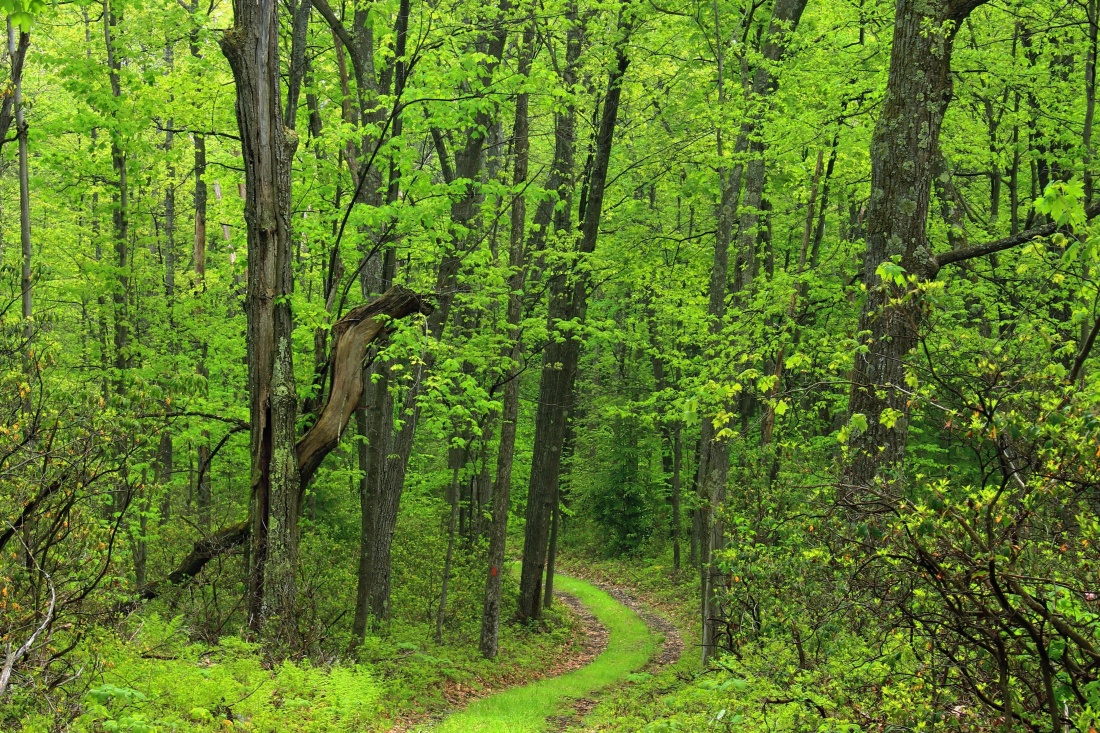
#> input picture temp/hutan1.jpg, 1100 x 733 px, found by its file name
$ jupyter execute ssim.ipynb
#> lines starting #> are read from the running program, lines starting #| are printed output that depends on the picture; long printed decimals are rounded
[cell 1]
import cv2
from skimage.metrics import structural_similarity as ssim
import matplotlib.pyplot as plt

# --- 1. Baca gambar ---
img1 = cv2.imread("hutan1.jpg")
#> img1 is the input picture: shape (733, 1100, 3); mean B, G, R 42.7, 121, 94.2
img2 = cv2.imread("hutan2.jpg")
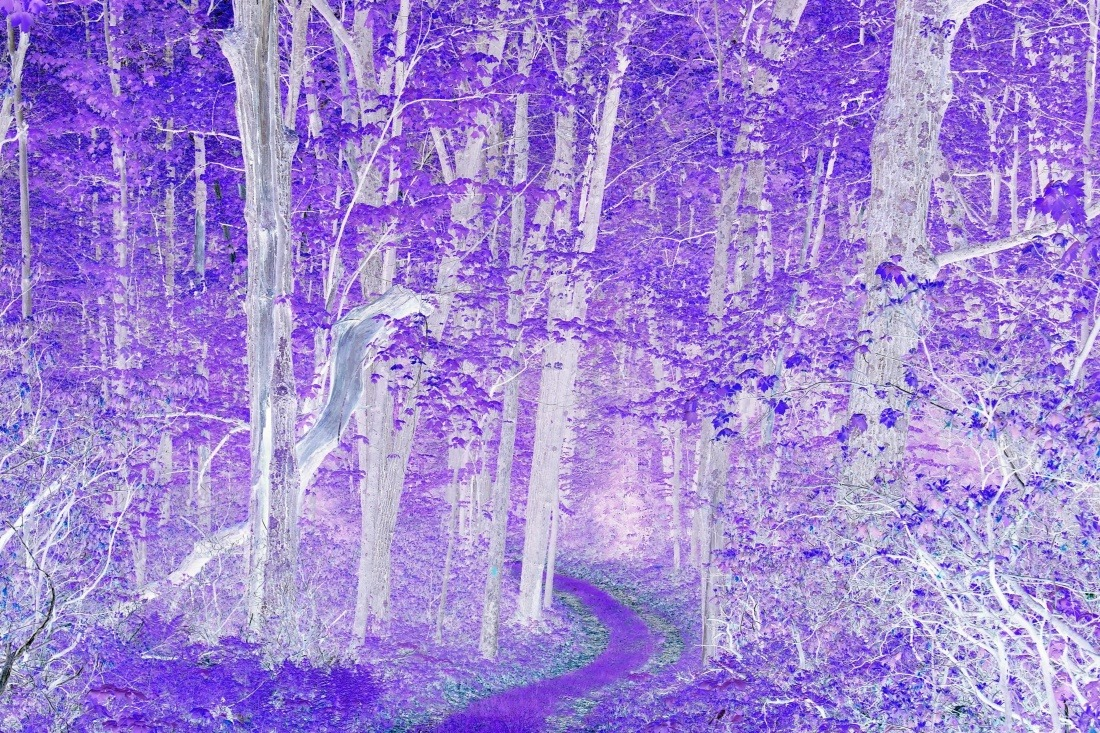
#> input picture temp/hutan2.jpg, 1100 x 733 px, found by its file name
#> img2 is the input picture: shape (733, 1100, 3); mean B, G, R 211.9, 134, 160.9

# Samakan ukuran biar fair
img2 = cv2.resize(img2, (img1.shape[1], img1.shape[0]))

# --- 2. Ubah ke grayscale ---
gray1 = cv2.cvtColor(img1, cv2.COLOR_BGR2GRAY)
gray2 = cv2.cvtColor(img2, cv2.COLOR_BGR2GRAY)

# --- 3. Hitung SSIM ---
score, diff = ssim(gray1, gray2, full=True)
#> score = -0.744
print(f"Skor SSIM (0-1): {score:.4f}")
#| Skor SSIM (0-1): -0.7438

# --- 4. Visualisasi hasil perbedaan ---
plt.figure(figsize=(12, 6))

plt.subplot(1, 3, 1)
plt.imshow(cv2.cvtColor(img1, cv2.COLOR_BGR2RGB))
plt.title("Desain 1")
plt.axis("off")

plt.subplot(1, 3, 2)
plt.imshow(cv2.cvtColor(img2, cv2.COLOR_BGR2RGB))
plt.title("Desain 2")
plt.axis("off")

plt.subplot(1, 3, 3)
plt.imshow(diff, cmap='gray')
plt.title("Perbedaan (SSIM diff map)")
plt.axis("off")

plt.show()

[cell 2]
import cv2
import os
import pandas as pd
from skimage.metrics import structural_similarity as ssim
import matplotlib.pyplot as plt

# --- Setup paths ---
test_folder = "../test"
results = []

# --- Loop semua subfolder di test ---
folders = sorted([f for f in os.listdir(test_folder) if os.path.isdir(os.path.join(test_folder, f)) and not f.startswith('.')])

for folder_name in folders:
    folder_path = os.path.join(test_folder, folder_name)

    # Cari file referensi (.jpg)
    jpg_files = [f for f in os.listdir(folder_path) if f.endswith('.jpg')]
    if not jpg_files:
        print(f"⚠️ Tidak ada file .jpg di {folder_name}, skip...")
        continue

    reference_img_path = os.path.join(folder_path, jpg_files[0])
    bootstrap_img_path = os.path.join(folder_path, "bootstrap.png")
    tailwind_img_path = os.path.join(folder_path, "tailwind.png")

    # Cek apakah file ada
    if not os.path.exists(bootstrap_img_path) or not os.path.exists(tailwind_img_path):
        print(f"⚠️ File bootstrap.png atau tailwind.png tidak ada di {folder_name}, skip...")
        continue

    # --- 1. Baca gambar referensi ---
    img_ref = cv2.imread(reference_img_path)
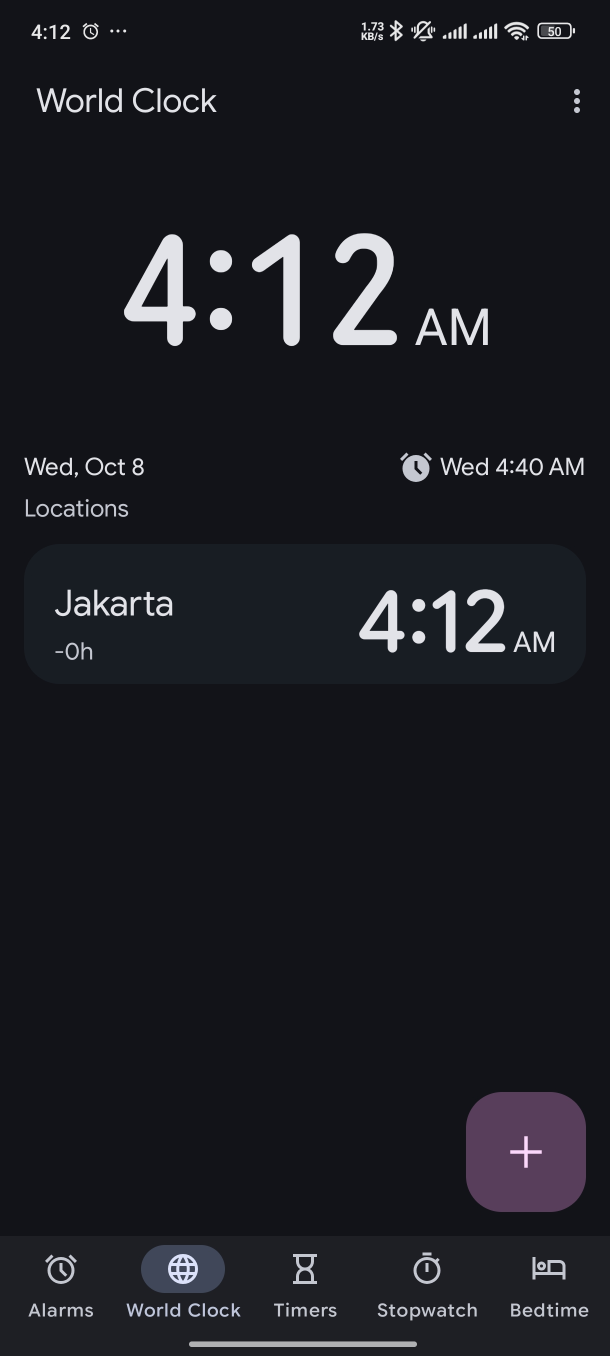
#> input picture test/rendah-1/rendah-1.jpg, 1220 x 2712 px (shown at 1/2 size)
#> img_ref is the input picture: shape (2712, 1220, 3); mean B, G, R 33.5, 28, 27
    if img_ref is None:
        print(f"⚠️ Gagal membaca {reference_img_path}, skip...")
        continue

    # --- 2. Komparasi dengan Bootstrap ---
    img_bootstrap = cv2.imread(bootstrap_img_path)
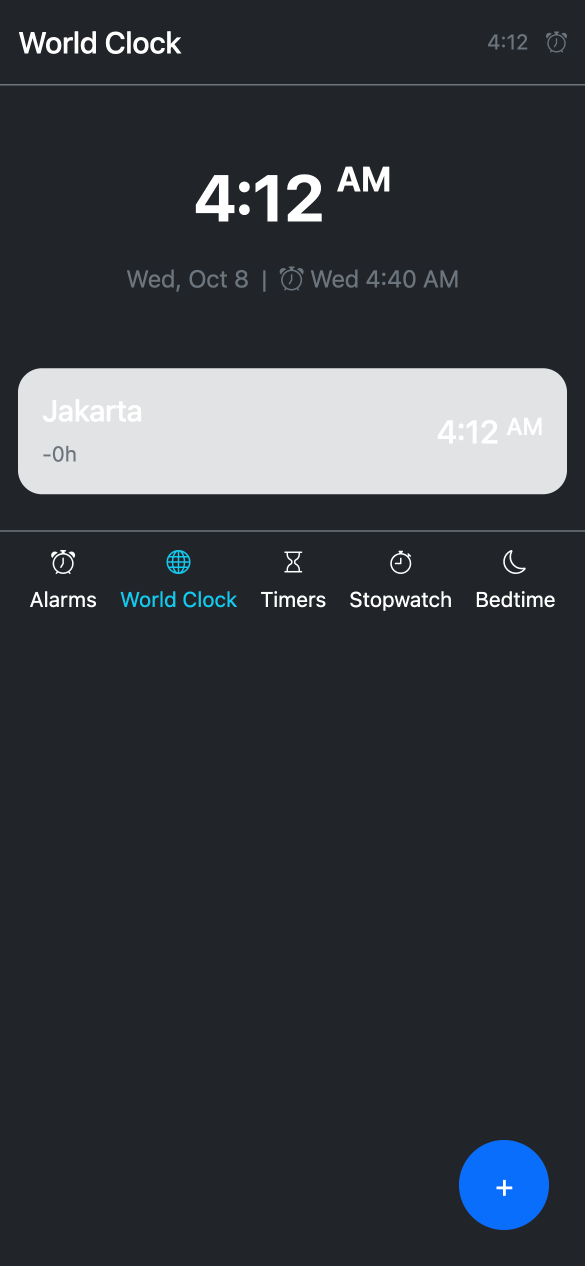
#> input picture test/rendah-1/bootstrap.png, 1170 x 2532 px (shown at 1/2 size)
#> img_bootstrap is the input picture: shape (2532, 1170, 3); mean B, G, R 63, 58, 53.2
    if img_bootstrap is not None:
        # Samakan ukuran
        img_bootstrap_resized = cv2.resize(img_bootstrap, (img_ref.shape[1], img_ref.shape[0]))

        # Ubah ke grayscale
        gray_ref = cv2.cvtColor(img_ref, cv2.COLOR_BGR2GRAY)
        gray_bootstrap = cv2.cvtColor(img_bootstrap_resized, cv2.COLOR_BGR2GRAY)

        # Hitung SSIM
        score_bootstrap, diff_bootstrap = ssim(gray_ref, gray_bootstrap, full=True)
#> score_bootstrap = 0.711
        print(f"✅ {folder_name} - Bootstrap SSIM: {score_bootstrap:.4f}")
#| ✅ rendah-1 - Bootstrap SSIM: 0.7110
    else:
        score_bootstrap = None
        print(f"⚠️ Gagal membaca bootstrap.png di {folder_name}")

    # --- 3. Komparasi dengan Tailwind ---
    img_tailwind = cv2.imread(tailwind_img_path)
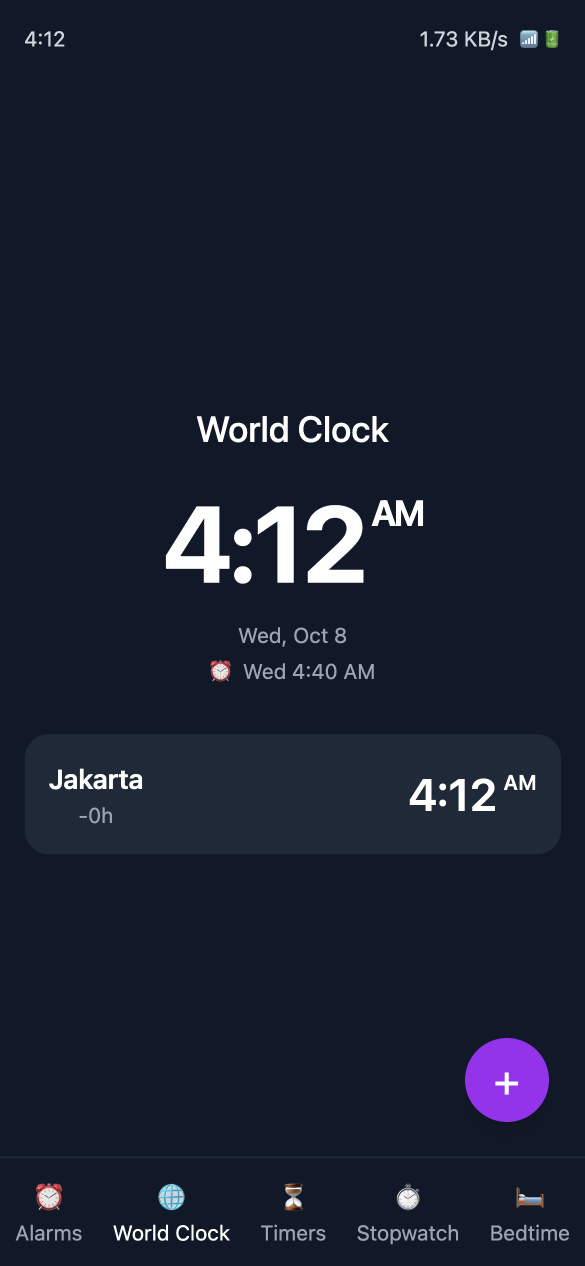
#> input picture test/rendah-1/tailwind.png, 1170 x 2532 px (shown at 1/2 size)
#> img_tailwind is the input picture: shape (2532, 1170, 3); mean B, G, R 46.7, 30.9, 24.5
    if img_tailwind is not None:
        # Samakan ukuran
        img_tailwind_resized = cv2.resize(img_tailwind, (img_ref.shape[1], img_ref.shape[0]))

        # Ubah ke grayscale
        gray_ref = cv2.cvtColor(img_ref, cv2.COLOR_BGR2GRAY)
        gray_tailwind = cv2.cvtColor(img_tailwind_resized, cv2.COLOR_BGR2GRAY)

        # Hitung SSIM
        score_tailwind, diff_tailwind = ssim(gray_ref, gray_tailwind, full=True)
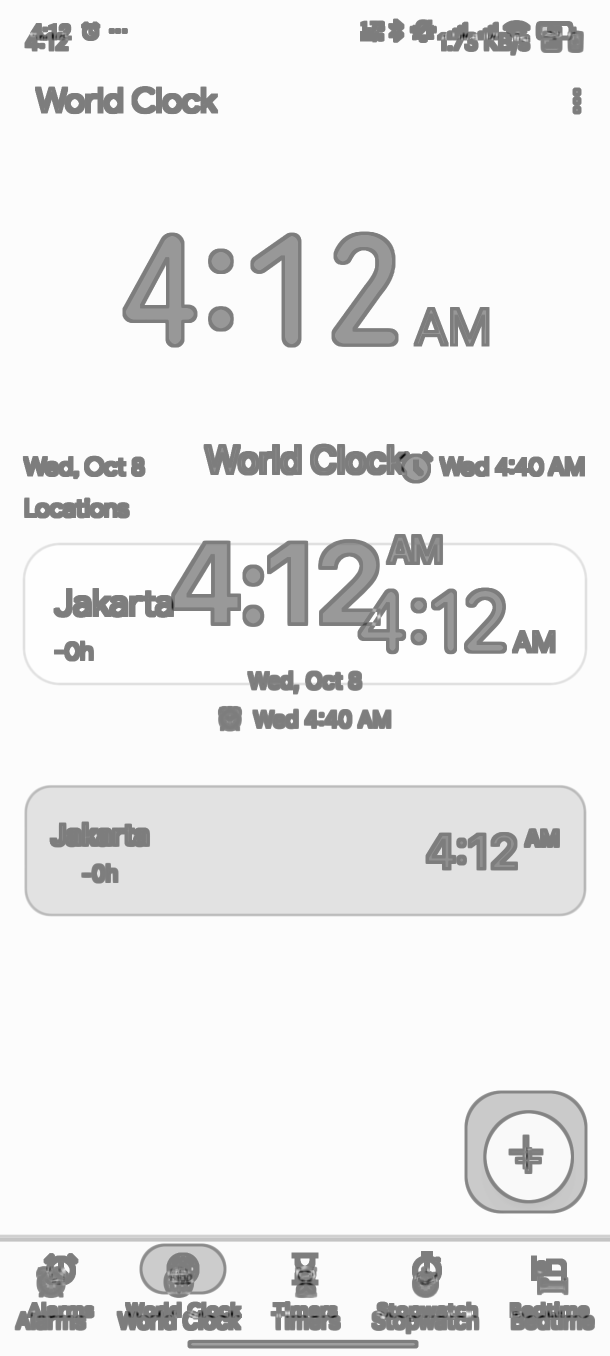
#> diff_tailwind: shape (2712, 1220) float64 (shown at 1/2 size); min -0.954, max 0.993, mean 0.856; drawn with min black and max white
#> score_tailwind = 0.855
        print(f"✅ {folder_name} - Tailwind SSIM: {score_tailwind:.4f}")
#| ✅ rendah-1 - Tailwind SSIM: 0.8547
    else:
        score_tailwind = None
        print(f"⚠️ Gagal membaca tailwind.png di {folder_name}")

    # Simpan hasil
    results.append({
        'folder': folder_name,
        'kategori': folder_name.split('-')[0],  # rendah, sedang, tinggi
        'nomor': folder_name.split('-')[1],
        'ssim_bootstrap': score_bootstrap,
        'ssim_tailwind': score_tailwind
    })

# --- 4. Simpan hasil ke CSV ---
df = pd.DataFrame(results)
#> df = table of 1 rows and 5 columns
df.to_csv('ssim_results.csv', index=False)
print(f"\n📊 Hasil disimpan ke ssim_results.csv")
print(df)
#|      folder kategori nomor  ssim_bootstrap  ssim_tailwind
#| 0  rendah-1   rendah     1        0.711       0.8547

# --- 5. Visualisasi ringkasan per kategori ---
plt.figure(figsize=(12, 6))

categories = ['rendah', 'sedang', 'tinggi']
bootstrap_means = []
tailwind_means = []

for cat in categories:
    cat_data = df[df['kategori'] == cat]
    bootstrap_means.append(cat_data['ssim_bootstrap'].mean())
    tailwind_means.append(cat_data['ssim_tailwind'].mean())
#> this loop made 3 passes
#> cat_data on passes 1 to 3: table of 1 rows and 5 columns, table of 0 rows and 5 columns, table of 0 rows and 5 columns
#> after the loop, bootstrap_means = [0.711, nan, nan]; tailwind_means = [0.855, nan, nan]

x = range(len(categories))
width = 0.35

plt.bar([i - width/2 for i in x], bootstrap_means, width, label='Bootstrap', alpha=0.8)
plt.bar([i + width/2 for i in x], tailwind_means, width, label='Tailwind', alpha=0.8)

plt.xlabel('Kategori Kompleksitas')
plt.ylabel('Rata-rata SSIM Score')
plt.title('Perbandingan SSIM: Bootstrap vs Tailwind')
plt.xticks(x, categories)
plt.legend()
plt.grid(axis='y', alpha=0.3)
plt.tight_layout()
plt.savefig('ssim_comparison.png', dpi=300, bbox_inches='tight')
#> figure, not shown here; tallest bar 0.711 high, from x = -0.35 to 0; tallest bar 0.855 high, from x = 2.78e-17 to 0.35
plt.show()

print("\n📈 Grafik perbandingan disimpan ke ssim_comparison.png")

[cell 3]
import cv2
import os
import pandas as pd
from skimage.metrics import structural_similarity as ssim
import matplotlib.pyplot as plt

# --- Setup paths ---
test_folder = "../test"
results = []

# --- Loop semua subfolder di test ---
folders = sorted([f for f in os.listdir(test_folder) if os.path.isdir(os.path.join(test_folder, f)) and not f.startswith('.')])

for folder_name in folders:
    folder_path = os.path.join(test_folder, folder_name)

    # Cari file referensi (.jpg)
    jpg_files = [f for f in os.listdir(folder_path) if f.endswith('.jpg')]
    if not jpg_files:
        print(f"⚠️ Tidak ada file .jpg di {folder_name}, skip...")
        continue

    reference_img_path = os.path.join(folder_path, jpg_files[0])
    bootstrap_img_path = os.path.join(folder_path, "bootstrap.png")
    tailwind_img_path = os.path.join(folder_path, "tailwind.png")

    # Cek apakah file ada
    if not os.path.exists(bootstrap_img_path) or not os.path.exists(tailwind_img_path):
        print(f"⚠️ File bootstrap.png atau tailwind.png tidak ada di {folder_name}, skip...")
        continue

    # --- 1. Baca gambar referensi ---
    img_ref = cv2.imread(reference_img_path)
    if img_ref is None:
        print(f"⚠️ Gagal membaca {reference_img_path}, skip...")
        continue

    # --- 2. Komparasi dengan Bootstrap ---
    img_bootstrap = cv2.imread(bootstrap_img_path)
    if img_bootstrap is not None:
        # Samakan ukuran
        img_bootstrap_resized = cv2.resize(img_bootstrap, (img_ref.shape[1], img_ref.shape[0]))

        # Ubah ke grayscale
        gray_ref = cv2.cvtColor(img_ref, cv2.COLOR_BGR2GRAY)
        gray_bootstrap = cv2.cvtColor(img_bootstrap_resized, cv2.COLOR_BGR2GRAY)

        # Hitung SSIM
        score_bootstrap, diff_bootstrap = ssim(gray_ref, gray_bootstrap, full=True)
        print(f"✅ {folder_name} - Bootstrap SSIM: {score_bootstrap:.4f}")
#| ✅ rendah-1 - Bootstrap SSIM: 0.7110

        # Visualisasi Bootstrap
        plt.figure(figsize=(15, 5))

        plt.subplot(1, 4, 1)
        plt.imshow(cv2.cvtColor(img_ref, cv2.COLOR_BGR2RGB))
        plt.title("Referensi (Desain Acuan)")
        plt.axis("off")

        plt.subplot(1, 4, 2)
        plt.imshow(cv2.cvtColor(img_bootstrap_resized, cv2.COLOR_BGR2RGB))
        plt.title("Bootstrap")
        plt.axis("off")

        plt.subplot(1, 4, 3)
        plt.imshow(diff_bootstrap, cmap='gray')
        plt.title("Diff Map")
        plt.axis("off")

        plt.subplot(1, 4, 4)
        plt.text(0.5, 0.5, f'SSIM Score:\n{score_bootstrap:.4f}',
                horizontalalignment='center', verticalalignment='center',
                fontsize=20, fontweight='bold', transform=plt.gca().transAxes)
        plt.axis("off")

        plt.suptitle(f'{folder_name} - Bootstrap Comparison', fontsize=14, fontweight='bold')
        plt.tight_layout()
        plt.show()
    else:
        score_bootstrap = None
        diff_bootstrap = None
        print(f"⚠️ Gagal membaca bootstrap.png di {folder_name}")

    # --- 3. Komparasi dengan Tailwind ---
    img_tailwind = cv2.imread(tailwind_img_path)
    if img_tailwind is not None:
        # Samakan ukuran
        img_tailwind_resized = cv2.resize(img_tailwind, (img_ref.shape[1], img_ref.shape[0]))

        # Ubah ke grayscale
        gray_ref = cv2.cvtColor(img_ref, cv2.COLOR_BGR2GRAY)
        gray_tailwind = cv2.cvtColor(img_tailwind_resized, cv2.COLOR_BGR2GRAY)

        # Hitung SSIM
        score_tailwind, diff_tailwind = ssim(gray_ref, gray_tailwind, full=True)
        print(f"✅ {folder_name} - Tailwind SSIM: {score_tailwind:.4f}")
#| ✅ rendah-1 - Tailwind SSIM: 0.8547

        # Visualisasi Tailwind
        plt.figure(figsize=(15, 5))

        plt.subplot(1, 4, 1)
        plt.imshow(cv2.cvtColor(img_ref, cv2.COLOR_BGR2RGB))
        plt.title("Referensi (Desain Acuan)")
        plt.axis("off")

        plt.subplot(1, 4, 2)
        plt.imshow(cv2.cvtColor(img_tailwind_resized, cv2.COLOR_BGR2RGB))
        plt.title("Tailwind")
        plt.axis("off")

        plt.subplot(1, 4, 3)
        plt.imshow(diff_tailwind, cmap='gray')
        plt.title("Diff Map")
        plt.axis("off")

        plt.subplot(1, 4, 4)
        plt.text(0.5, 0.5, f'SSIM Score:\n{score_tailwind:.4f}',
                horizontalalignment='center', verticalalignment='center',
                fontsize=20, fontweight='bold', transform=plt.gca().transAxes)
        plt.axis("off")

        plt.suptitle(f'{folder_name} - Tailwind Comparison', fontsize=14, fontweight='bold')
        plt.tight_layout()
        plt.show()
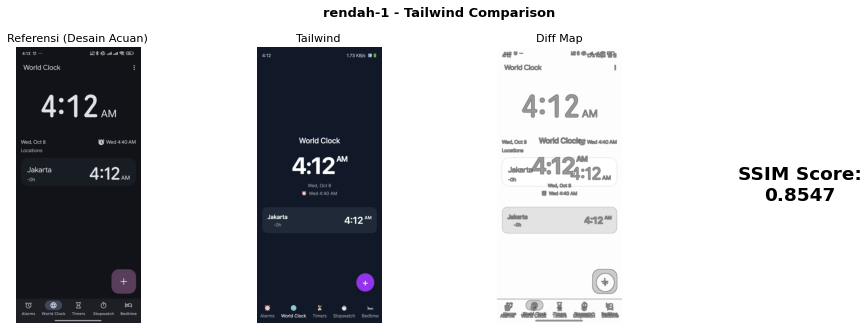
#> figure drawn by matplotlib, 3 panels
    else:
        score_tailwind = None
        diff_tailwind = None
        print(f"⚠️ Gagal membaca tailwind.png di {folder_name}")

    # Simpan hasil
    results.append({
        'folder': folder_name,
        'kategori': folder_name.split('-')[0],  # rendah, sedang, tinggi
        'nomor': folder_name.split('-')[1],
        'ssim_bootstrap': score_bootstrap,
        'ssim_tailwind': score_tailwind
    })

    print("-" * 80)

# --- 4. Simpan hasil ke CSV ---
df = pd.DataFrame(results)
df.to_csv('ssim_results.csv', index=False)
print(f"\n📊 Hasil disimpan ke ssim_results.csv")
print(df)
#|      folder kategori nomor  ssim_bootstrap  ssim_tailwind
#| 0  rendah-1   rendah     1        0.711       0.8547

# --- 5. Visualisasi ringkasan per kategori ---
plt.figure(figsize=(12, 6))

categories = ['rendah', 'sedang', 'tinggi']
bootstrap_means = []
tailwind_means = []

for cat in categories:
    cat_data = df[df['kategori'] == cat]
    bootstrap_means.append(cat_data['ssim_bootstrap'].mean())
    tailwind_means.append(cat_data['ssim_tailwind'].mean())

x = range(len(categories))
width = 0.35

plt.bar([i - width/2 for i in x], bootstrap_means, width, label='Bootstrap', alpha=0.8)
plt.bar([i + width/2 for i in x], tailwind_means, width, label='Tailwind', alpha=0.8)

plt.xlabel('Kategori Kompleksitas')
plt.ylabel('Rata-rata SSIM Score')
plt.title('Perbandingan SSIM: Bootstrap vs Tailwind')
plt.xticks(x, categories)
plt.legend()
plt.grid(axis='y', alpha=0.3)
plt.tight_layout()
plt.savefig('ssim_comparison.png', dpi=300, bbox_inches='tight')
plt.show()

print("\n📈 Grafik perbandingan disimpan ke ssim_comparison.png")
